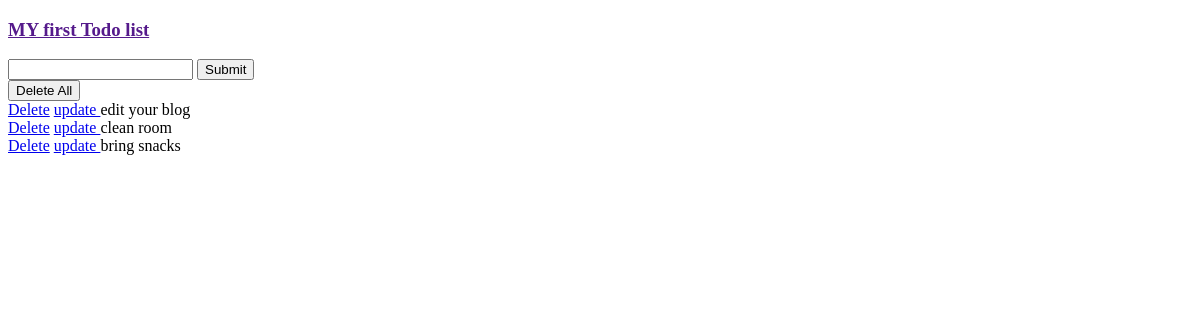
The app's page /, older data.
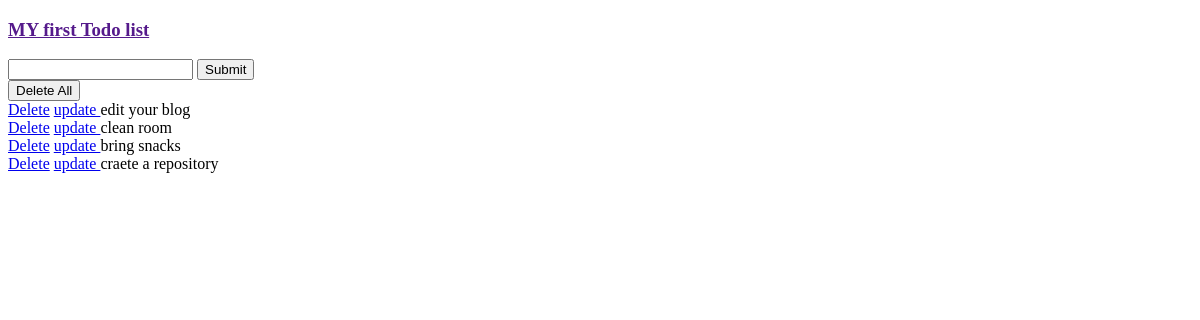
The same page, newer data.
### todoapp/models.py (models this page shows)
class Todolist(models.Model):
	task = models.CharField(max_length=200, null=True)
	priority = models.IntegerField(default= '3')

### todoapp/views.py (the view)
# urls.py: url(r'^$', views.test),
def test(request):
    if request.method == 'POST':
        task_data = request.POST.get('task_data', 'Task not defined')
        priority = request.POST.get('priority', 3)
        a = Todolist(task = task_data, priority=priority)
        a.save()
    sample = {'object_list': Todolist.objects.all().order_by('priority')}
    return render(request, 'index.html', sample)

### templates/index.html (shortened to what this page needs)
<!DOCTYPE html>
<html>
<head>
</head>
<body>
<a href=""><h3>MY first Todo list</h3> </a>
<form action="/" method="post">{% csrf_token %}
	<input type="text" name="task_data"/>
	<input type="submit"/>
</form>
<a href='/delete_all/'> <button>Delete All</button> </a> <br>
{% for x in object_list %}
    <a href='/delete/{{x.id}}/'> Delete</a>
    <a href="/update/{{x.id}}/"> update </a>
	{{x.task}}<br>
{% endfor %}
</body>
</html>

Row changes from the older to the newer data that the page shows:
added Todolist: task "craete a repository"
